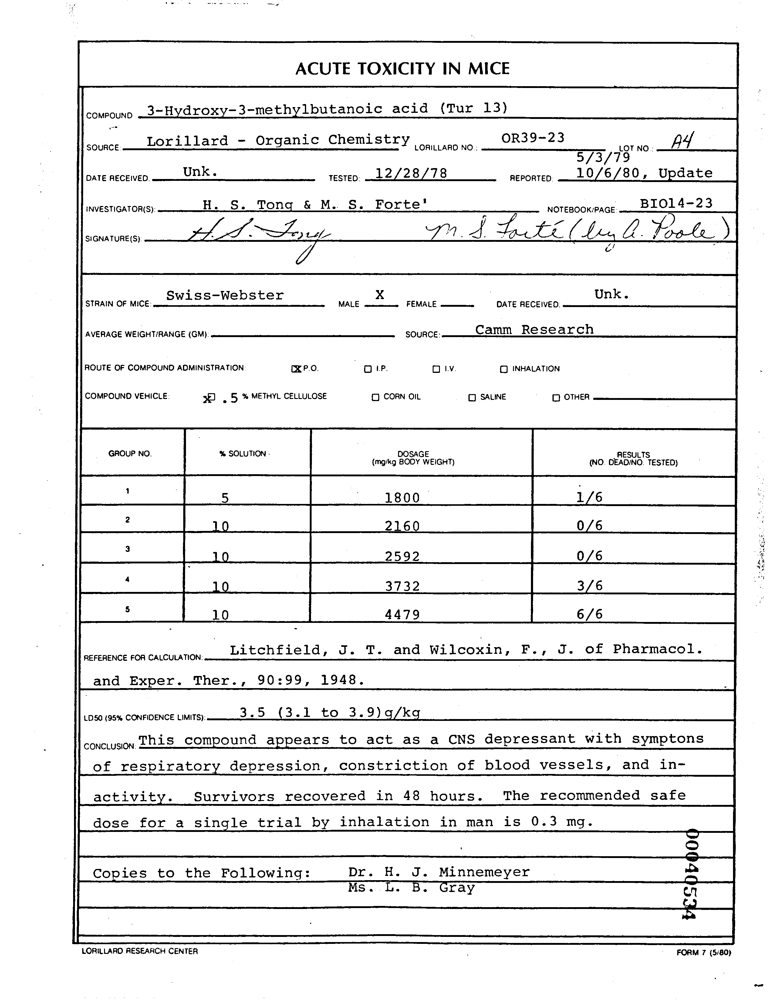
#> input picture src/data/tarama_eng.png, 777 x 1000 px
$ python -i markdown_tables.py   (imports and definitions only)
#> lines starting #> are read from the running program, lines starting #| are printed output that depends on the picture; after the words box and inside, x2 and y2 are one past the last pixel; in counts of white or black regions, pixels touching at a corner belong together
#> further down, picture is the input picture: shape (1000, 777, 3); min 0, max 255, mean 235
from __future__ import annotations

import re
from html import unescape
from typing import Dict, List, Tuple

import cv2
import numpy as np
from bs4 import BeautifulSoup


# [93 lines left out: functions normalize_markdown_tables, sanitize_markdown_table, strip_html_wrappers, cleanup_markdown_whitespace, score_text_quality, not called in this run]


def deskew_grayscale(binary_image: np.ndarray) -> np.ndarray:
    coords = np.column_stack(np.where(binary_image < 250))
    if coords.size == 0 or coords.shape[0] < 800:
        return binary_image
    angle = cv2.minAreaRect(coords)[-1]
    angle = -(90 + angle) if angle < -45 else -angle
    if abs(angle) < 0.15 or abs(angle) > 20:
        return binary_image
    h, w = binary_image.shape[:2]
    center = (w // 2, h // 2)
    matrix = cv2.getRotationMatrix2D(center, angle, 1.0)
    return cv2.warpAffine(
        binary_image,
        matrix,
        (w, h),
        flags=cv2.INTER_CUBIC,
        borderMode=cv2.BORDER_REPLICATE,
    )


def preprocess_image_for_ocr(image_bgr: np.ndarray) -> np.ndarray:
    gray = cv2.cvtColor(image_bgr, cv2.COLOR_BGR2GRAY)
    h, w = gray.shape[:2]
#> h = 1000; w = 777
    max_side = max(h, w)
#> max_side = 1000
    if 0 < max_side < 1800:
        scale = 1800.0 / float(max_side)
#> scale = 1.8
        gray = cv2.resize(gray, (int(round(w * scale)), int(round(h * scale))), interpolation=cv2.INTER_CUBIC)
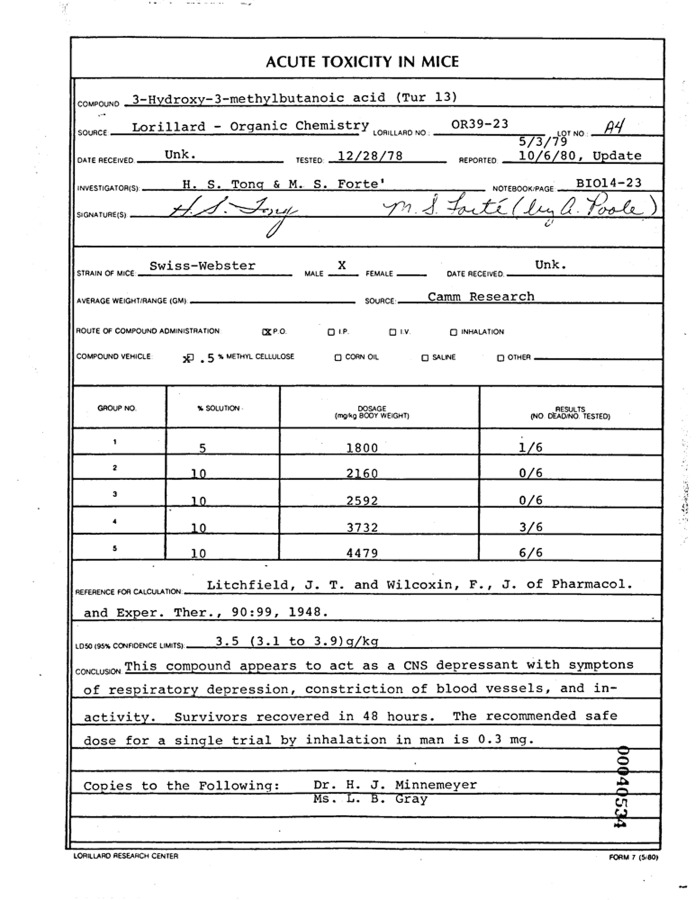
#> gray: shape (1800, 1399) (shown at 1/2 size); min 0, max 255, mean 234.5
    clahe = cv2.createCLAHE(clipLimit=2.0, tileGridSize=(8, 8))
    gray = clahe.apply(gray)
    gray = cv2.GaussianBlur(gray, (3, 3), 0)
    _, binary = cv2.threshold(gray, 0, 255, cv2.THRESH_BINARY + cv2.THRESH_OTSU)
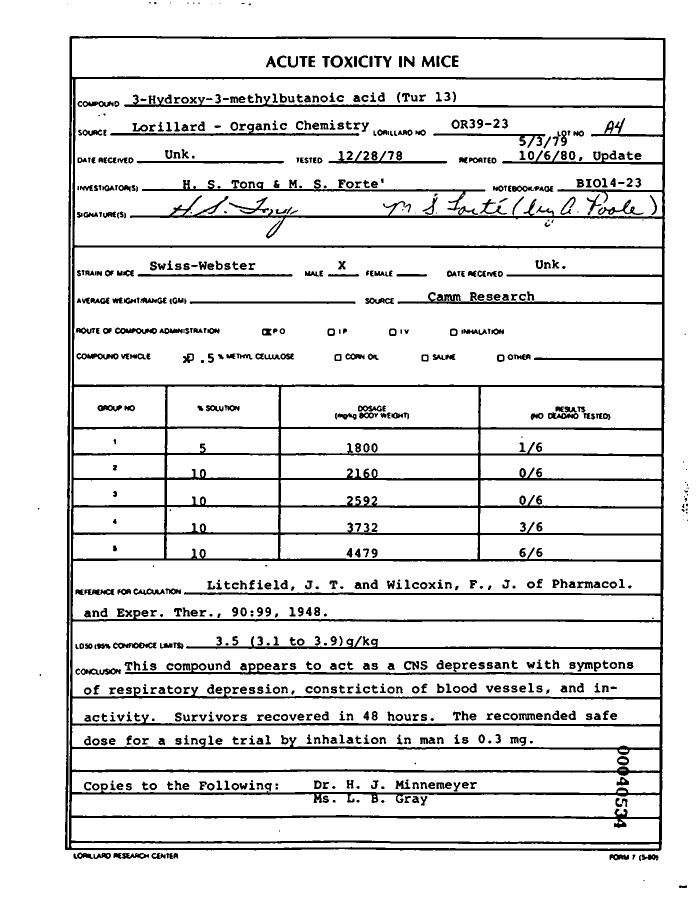
#> binary: shape (1800, 1399) (shown at 1/2 size); 89.3% white; 786 black regions (68 under 20 px), largest, box (x1, y1, x2, y2) and area: (130, 72, 1331, 1702) 163945, (284, 360, 971, 422) 3549, (220, 247, 719, 272) 2396
    if np.mean(binary) < 127:
        binary = cv2.bitwise_not(binary)
    binary = cv2.medianBlur(binary, 3)
#> binary: shape (1800, 1399); 89.3% white; 719 black regions (39 under 20 px), largest, box (x1, y1, x2, y2) and area: (130, 72, 1331, 1702) 165589, (284, 359, 971, 421) 4137, (221, 247, 718, 272) 2390
    binary = deskew_grayscale(binary)
#> in deskew_grayscale, `coords = np.column_stack(np.where(binary_image < 250))`: coords = 269443 pairs, first value 4 to 1775, second value 76 to 1376
#> in deskew_grayscale, `angle = cv2.minAreaRect(coords)[-1]`: angle = -0.647
#> in deskew_grayscale, `angle = -(90 + angle) if angle < -45 else -angle`: angle = 0.647
#> in deskew_grayscale, `matrix = cv2.getRotationMatrix2D(center, angle, 1.0)`: matrix = [[1, 0.0113, -10.12], [-0.0113, 1, 7.96]]
#> in deskew_grayscale, `return cv2.warpAffine( binary_image, matrix, (w, h), flags=cv2.INTER_C..`:
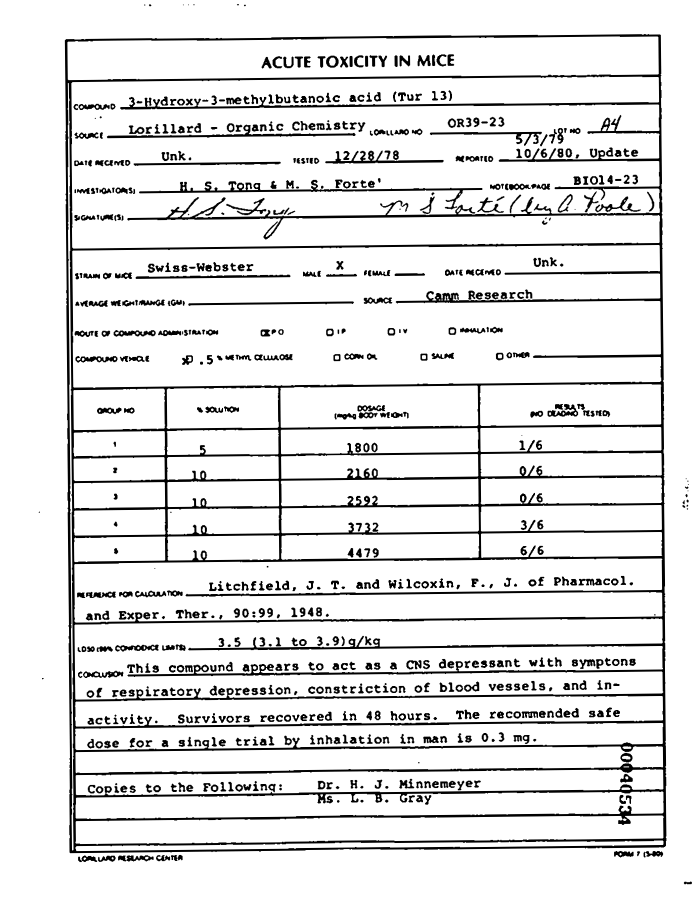
#> returned value: shape (1800, 1399) (shown at 1/2 size); min 0, max 255, mean 227.7
    return cv2.cvtColor(binary, cv2.COLOR_GRAY2BGR)
#> returned value: shape (1800, 1399, 3)


# [70 lines left out: function html_table_to_markdown, not called in this run]

>>> import cv2
>>> picture = cv2.imread('../data/tarama_eng.png')
>>> result = preprocess_image_for_ocr(picture)
